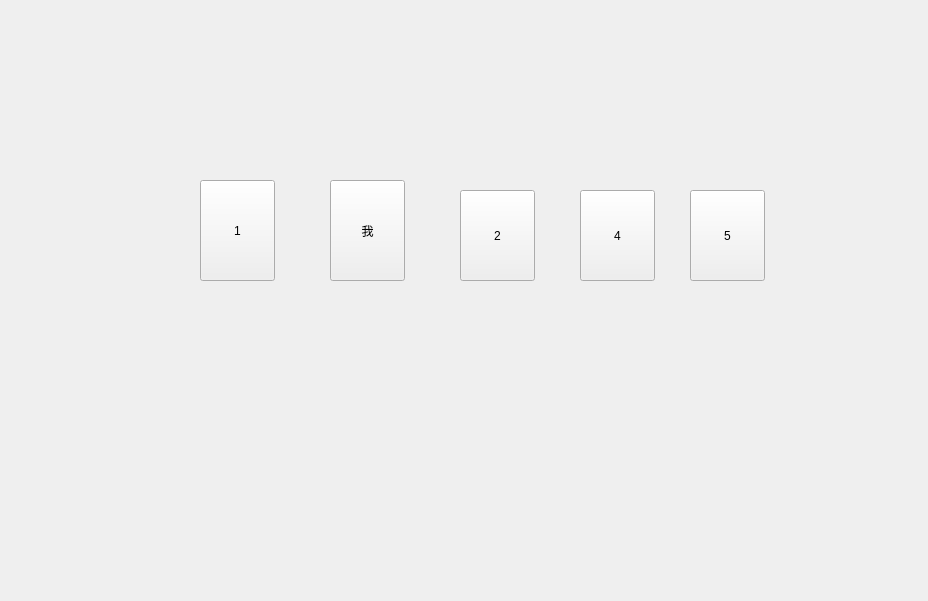
<?xml version="1.0" encoding="UTF-8"?>
<ui version="4.0">
 <class>Widget</class>
 <widget class="QWidget" name="Widget">
  <property name="geometry">
   <rect>
    <x>0</x>
    <y>0</y>
    <width>928</width>
    <height>601</height>
   </rect>
  </property>
  <property name="windowTitle">
   <string>Widget</string>
  </property>
  <widget class="QPushButton" name="pushButton">
   <property name="geometry">
    <rect>
     <x>200</x>
     <y>180</y>
     <width>75</width>
     <height>101</height>
    </rect>
   </property>
   <property name="focusPolicy">
    <enum>Qt::StrongFocus</enum>
   </property>
   <property name="autoFillBackground">
    <bool>false</bool>
   </property>
   <property name="styleSheet">
    <string notr="true"/>
   </property>
   <property name="text">
    <string>1</string>
   </property>
  </widget>
  <widget class="QPushButton" name="pushButton_2">
   <property name="geometry">
    <rect>
     <x>460</x>
     <y>190</y>
     <width>75</width>
     <height>91</height>
    </rect>
   </property>
   <property name="focusPolicy">
    <enum>Qt::StrongFocus</enum>
   </property>
   <property name="styleSheet">
    <string notr="true"/>
   </property>
   <property name="text">
    <string>2</string>
   </property>
  </widget>
  <widget class="QPushButton" name="pushButton_4">
   <property name="geometry">
    <rect>
     <x>580</x>
     <y>190</y>
     <width>75</width>
     <height>91</height>
    </rect>
   </property>
   <property name="focusPolicy">
    <enum>Qt::StrongFocus</enum>
   </property>
   <property name="styleSheet">
    <string notr="true">border-color: rgb(85, 255, 0);</string>
   </property>
   <property name="text">
    <string>4</string>
   </property>
  </widget>
  <widget class="QPushButton" name="pushButton_3">
   <property name="geometry">
    <rect>
     <x>330</x>
     <y>180</y>
     <width>75</width>
     <height>101</height>
    </rect>
   </property>
   <property name="focusPolicy">
    <enum>Qt::StrongFocus</enum>
   </property>
   <property name="autoFillBackground">
    <bool>false</bool>
   </property>
   <property name="styleSheet">
    <string notr="true"/>
   </property>
   <property name="locale">
    <locale language="Chinese" country="China"/>
   </property>
   <property name="text">
    <string>我</string>
   </property>
   <property name="default">
    <bool>false</bool>
   </property>
   <property name="flat">
    <bool>false</bool>
   </property>
  </widget>
  <widget class="QPushButton" name="pushButton_5">
   <property name="geometry">
    <rect>
     <x>690</x>
     <y>190</y>
     <width>75</width>
     <height>91</height>
    </rect>
   </property>
   <property name="focusPolicy">
    <enum>Qt::StrongFocus</enum>
   </property>
   <property name="styleSheet">
    <string notr="true">border-color: rgb(85, 255, 0);</string>
   </property>
   <property name="text">
    <string>5</string>
   </property>
  </widget>
 </widget>
 <layoutdefault spacing="6" margin="11"/>
 <resources/>
 <connections/>
</ui>
